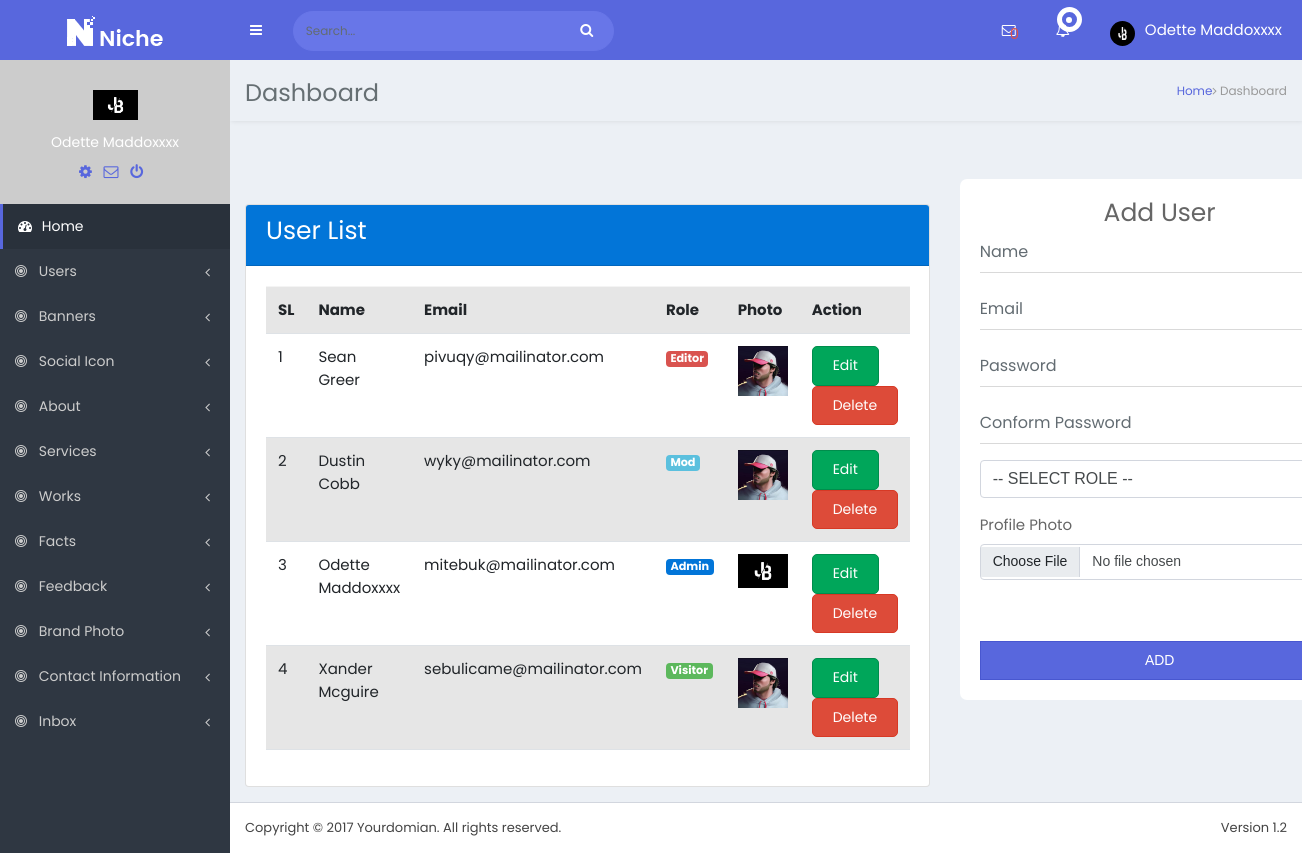
Page /users/view_users.php (signed in) on the committed database.
### tables this page shows
CREATE TABLE `users` (
  `id` int(11) NOT NULL,
  `name` varchar(100) NOT NULL,
  `email` varchar(100) NOT NULL,
  `password` varchar(100) NOT NULL,
  `profile_photo` varchar(50) DEFAULT NULL,
  `role` int(11) NOT NULL DEFAULT 0
);

### users/view_users.php (the view, shortened to what this page needs)
<?php
require '../db.php';
$select_user = "SELECT * FROM users";
$select_user_result = mysqli_query($db_connect, $select_user);
?>
<?php
require '../dashboard_header.php';
?>
<?php if($_SESSION['role'] !=0){ ?>
<div class="container-fluied">
    <div class="row">
        <div class="col-lg-8 <?php echo($_SESSION['role'] == 1? '':'m-auto')?>">
            <div class="card mt-5">
                <div class="card-header bg-primary">
                    <h3 class="text-white">User List</h3>
                </div>
                <div class="card-body">
                    <table class="table table-striped">
                        <tr>
                            <th>SL</th>
                            <th>Name</th>
                            <th>Email</th>
                            <th>Role</th>
                            <th>Photo</th>
                            <th>Action</th>
                        </tr>
                        <?php foreach($select_user_result as $sl=>$user){?>
                        <tr>
                            <td><?=$sl+1?></td>
                            <td><?=$user['name']?></td>
                            <td><?=$user['email']?></td>
                            <td>
                                <?php
                                   if($user['role'] ==1){
                                      echo '<span class="badge badge-primary">Admin</span>';
                                   }
                                   else if($user['role'] ==2){
                                    echo '<span class="badge badge-info">Mod</span>';
                                   }
                                   else if($user['role'] ==3){
                                    echo '<span class="badge badge-danger">Editor</span>';
                                   }
                                   else if($user['role'] ==0){
                                    echo '<span class="badge badge-success">Visitor</span>';
                                   }
                                ?>
                            </td>
                            <td><img width="50" src="/tiger/uploads/user/<?=$user['profile_photo']?>" alt=""></td>
                            <td>
                                <a href="edit_user.php?id=<?=$user['id']?>" class="btn btn-success">Edit</a>
                                <?php if($_SESSION['role']==1){ ?>
                                <a class="btn btn-danger del text-white" value="delete_user.php?id=<?=$user['id']?>">Delete</a>
                                <?php } ?>
                            </td>
                        </tr>
                        <?php } ?>
                    </table>
                </div>
            </div>
        </div>
    <?php if($_SESSION['role']==1 || $_SESSION['role']==2){ ?>
        <div class="col-lg-4">
            <div class="login-box">
                <div class="login-box-body">
                    <h3 class="login-box-msg">Add User</h3>
                    <form action="../register_post.php" method="post" enctype="multipart/form-data">
                    <div class="form-group has-feedback">
                        <input type="text" class="form-control sty1 <?=(isset($_SESSION['errors']['name'])?'border border-danger':'')?>" id="name" name="name" placeholder="Name" value="">
                    </div>
                    <div class="form-group has-feedback">
                        <input type="email" class="form-control sty1" name="email" placeholder="Email">
                    </div>
                    <div class="form-group has-feedback">
                        <input type="password" name="password" class="form-control sty1" placeholder="Password">
                    </div>
                    <div class="form-group has-feedback">
                        <input type="password" name="confirm_password" class="form-control sty1" placeholder="Conform Password">
                    </div>
                    <div class="form-group has-feedback">
                        <select name="role" class="form-control">
                            <option value="">-- SELECT ROLE --</option>
                        </select>
                    </div>
                    <div class="mb-3">
                            <label for="" class="form-label">Profile Photo</label>
                            <input type="file" name="profile_photo" class="form-control"  onchange="document.getElementById('blah').src = window.URL.createObjectURL(this.files[0])">
                            <br>
                        </div>
                    <div>
                        <div class="col-xs-4 m-t-1">
                        <button type="submit" class="btn btn-primary btn-block btn-flat">ADD</button>
                        </div>
                    </div>
                    </form>
                </div>
            </div>
        </div>
    <?php }?>
    </div>
</div>
<?php } else{?>
<div class="alert alert_info">
    <h2>ছিড়া কাথায় শুয়ে লাখ টাকার সপ্ন..? আহারে সোনাগো আমার। </h2>
</div>
<?php } ?>
<?php
require '../dashboard_footer.php';
?>

### dashboard_header.php (shortened to what this page needs)
<?php
require 'db.php';
?>
<!DOCTYPE html>
<html lang="en">
<head>
  <link href="https://cdn.jsdelivr.net/npm/bootstrap@5.0.2/dist/css/bootstrap.min.css" rel="stylesheet">
  <link rel="stylesheet" href="/tiger/backend/bootstrap/css/bootstrap.min.css">
  <link rel="stylesheet" href="/tiger/backend/css/style.css">
  <link rel="stylesheet" href="/tiger/backend/css/font-awesome/css/font-awesome.min.css">
  <link rel="stylesheet" href="/tiger/backend/css/et-line-font/et-line-font.css">
  <link rel="stylesheet" href="/tiger/backend/css/themify-icons/themify-icons.css">
  <link rel="stylesheet" href="/tiger/backend/plugins/chartist-js/chartist.min.css">
  <link rel="stylesheet" href="/tiger/backend/plugins/chartist-js/chartist-init.css">
  <link rel="stylesheet" href="/tiger/backend/plugins/chartist-js/chartist-plugin-tooltip.css">
</head>
<body class="hold-transition skin-blue sidebar-mini">
  <div class="wrapper boxed-wrapper">
    <header class="main-header">
      <a href="index.html" class="logo blue-bg">
        <span class="logo-lg"><img src="dist/img/logo.png" alt=""></span>
      </a>
      <nav class="navbar blue-bg navbar-static-top">
        <ul class="nav navbar-nav pull-left">
          <li><a class="sidebar-toggle" data-toggle="push-menu" href=""></a> </li>
        </ul>
        <div class="pull-left search-box">
          <form action="#" method="get" class="search-form">
            <div class="input-group">
              <input name="search" class="form-control" placeholder="Search..." type="text">
              <span class="input-group-btn">
                <button type="submit" name="search" id="search-btn" class="btn btn-flat"><i class="fa fa-search"></i> </button>
              </span>
            </div>
          </form>
        </div>
        <div class="navbar-custom-menu">
          <?php
          $total_unread_mesg = "SELECT COUNT(*) as unread FROM messages WHERE status=0";
          $total_unread_mesg_res = mysqli_query($db_connect, $total_unread_mesg);
          $after_assoc_unread = mysqli_fetch_assoc($total_unread_mesg_res);
          ?>
          <ul class="nav navbar-nav">
            <li class="dropdown messages-menu"> <a href="#" class="dropdown-toggle" data-toggle="dropdown"> <i class="fa fa-envelope-o"></i>
                <div class="notify"> <span class=" text-danger" ><?= $after_assoc_unread['unread'] ?></span> </div>
              </a>
            </li>
            <li class="dropdown messages-menu"> <a href="#" class="dropdown-toggle" data-toggle="dropdown"> <i class="fa fa-bell-o"></i>
                <div class="notify"> <span class="heartbit"></span> <span class="point"></span> </div>
              </a>
            </li>
            <?php
            $user_id = $_SESSION['id'];
            $user_select = "SELECT * FROM users WHERE id=$user_id";
            $user_select_result = mysqli_query($db_connect, $user_select);
            $after_assoc_name = mysqli_fetch_assoc($user_select_result);
           ?>
            <li class="dropdown user user-menu p-ph-res"> <a href="#" class="dropdown-toggle" data-toggle="dropdown"> <img src="/tiger/uploads/user/<?= $after_assoc_name['profile_photo'] ?>" class="user-image" alt="User Image"> <span class="hidden-xs"><?= $after_assoc_name['name'] ?></span> </a>
            </li>
          </ul>
        </div>
      </nav>
    </header>
    <aside class="main-sidebar">
      <div class="sidebar">
        <div class="user-panel">
          <div class="image text-center"><img src="/tiger/uploads/user/<?= $after_assoc_name['profile_photo'] ?>" alt="User Image"> </div>
          <div class="info">
            <p><?= $after_assoc_name['name'] ?></p>
            <a href="#"><i class="fa fa-cog"></i></a> <a href="#"><i class="fa fa-envelope-o"></i></a> <a href="#"><i class="fa fa-power-off"></i></a>
          </div>
        </div>
        <ul class="sidebar-menu" data-widget="tree">
          <li class="active"> <a href="/tiger/dashboard.php"> <i class="fa fa-dashboard"></i> Home </a>
          </li>
          <li class="treeview"> <a href="#"> <i class="fa fa-bullseye"></i> <span>Users</span> <span class="pull-right-container"> <i class="fa fa-angle-left pull-right"></i> </span> </a>
          </li>
          <li class="treeview"> <a href="#"> <i class="fa fa-bullseye"></i> <span>Banners</span> <span class="pull-right-container"> <i class="fa fa-angle-left pull-right"></i> </span> </a>
          </li>
          <li class="treeview"> <a href="#"> <i class="fa fa-bullseye"></i> <span>Social Icon</span> <span class="pull-right-container"> <i class="fa fa-angle-left pull-right"></i> </span> </a>
          </li>
          <li class="treeview"> <a href="#"> <i class="fa fa-bullseye"></i> <span>About</span> <span class="pull-right-container"> <i class="fa fa-angle-left pull-right"></i> </span> </a>
          </li>
          <li class="treeview"> <a href="#"> <i class="fa fa-bullseye"></i> <span>Services</span> <span class="pull-right-container"> <i class="fa fa-angle-left pull-right"></i> </span> </a>
          </li>
          <li class="treeview"> <a href="#"> <i class="fa fa-bullseye"></i> <span>Works</span> <span class="pull-right-container"> <i class="fa fa-angle-left pull-right"></i> </span> </a>
          </li>
          <li class="treeview"> <a href="#"> <i class="fa fa-bullseye"></i> <span>Facts</span> <span class="pull-right-container"> <i class="fa fa-angle-left pull-right"></i> </span> </a>
          </li>
          <li class="treeview"> <a href="#"> <i class="fa fa-bullseye"></i> <span>Feedback</span> <span class="pull-right-container"> <i class="fa fa-angle-left pull-right"></i> </span> </a>
          </li>
          <li class="treeview"> <a href="#"> <i class="fa fa-bullseye"></i> <span>Brand Photo</span> <span class="pull-right-container"> <i class="fa fa-angle-left pull-right"></i> </span> </a>
          </li>
          <li class="treeview"> <a href="#"> <i class="fa fa-bullseye"></i> <span>Contact Information</span> <span class="pull-right-container"> <i class="fa fa-angle-left pull-right"></i> </span> </a>
          </li>
          <li class="treeview"> <a href="#"> <i class="fa fa-bullseye"></i> <span>Inbox</span> <span class="pull-right-container"> <i class="fa fa-angle-left pull-right"></i> </span> </a>
          </li>
        </ul>
      </div>
    </aside>
    <div class="content-wrapper">
      <div class="content-header sty-one">
        <h1>Dashboard</h1>
        <ol class="breadcrumb">
          <li><a href="#">Home</a></li>
          <li><i class="fa fa-angle-right"></i> Dashboard</li>
        </ol>
      </div>
      <div class="content">

### rows in the picture
users: profile_photo (picture), name "Odette Maddoxxxx", email "mitebuk@mailinator.com", role "Admin"
users: name "Sean Greer", email "pivuqy@mailinator.com", role "Editor", profile_photo (picture)
users: name "Dustin Cobb", email "wyky@mailinator.com", role "Mod", profile_photo (picture)
users: name "Xander Mcguire", email "sebulicame@mailinator.com", role "Visitor", profile_photo (picture)

### other values in the picture
$after_assoc_unread['unread'] "0"
